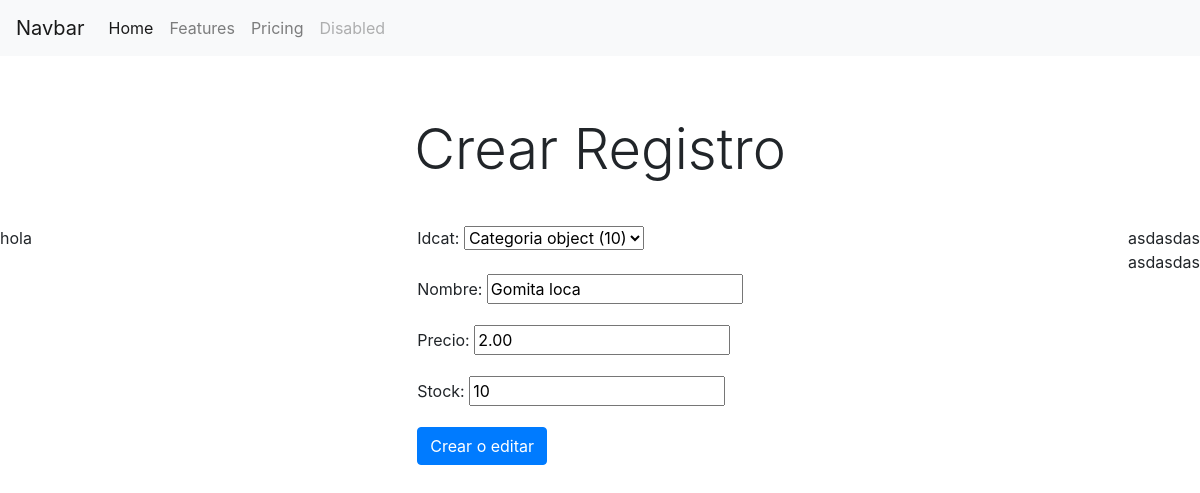
/editar_producto/9, run on the app's committed database.
### creacion/models.py (models this page shows)
class Producto (models.Model):
    idcat = models.ForeignKey(Categoria, null=True, on_delete=models.CASCADE)
    nombre = models.CharField(max_length=100, blank=False)
    precio = models.DecimalField(max_digits=10, decimal_places=2, blank=False)
    stock =  models.IntegerField(blank=False)

### creacion/views.py (the view, shortened to what this page needs)
# urls.py: path('editar_producto/<int:id>', editarProducto, name='editar_producto'),
def editarProducto(request,id):
    producto = Producto.objects.get(id = id)
    if request.method == 'GET':
        form = ProductoForm(instance= producto)
        contexto = {
            'form': form
        }
    return render(request, 'crear_producto.html', contexto)

### creacion/form.py
class ProductoForm(forms.ModelForm):
    class Meta:
        model = Producto
        fields = '__all__'

### templates/crear_producto.html (shortened to what this page needs)
{% extends 'index.html' %}
{% block cuerpo  %}
<nav class="navbar navbar-expand-lg navbar-light bg-light">
  <a class="navbar-brand" href="#">Navbar</a>
  <div class="collapse navbar-collapse" id="navbarNavAltMarkup">
    <div class="navbar-nav">
      <a class="nav-link active" href="#">Home <span class="sr-only">(current)</span></a>
      <a class="nav-link" href="#">Features</a>
      <a class="nav-link" href="#">Pricing</a>
      <a class="nav-link disabled" href="#" tabindex="-1" aria-disabled="true">Disabled</a>
    </div>
  </div>
</nav>
 <form method="post" >
      <div style="height: 60px;"></div>
        <div style="height: 60px;" >
            <div class="text-center display-4" >Crear Registro
            </div>
        </div>
        <div style="height: 50px;"></div>
    <div class="d-flex justify-content-between">
 <div>hola</div>
            <div class="form-group">
                       {{ form.as_p }}
                    <button class="btn btn-primary" type="submit">Crear o editar</button>
  </div>
        <div> asdasdas
            <div class="spinner-border" role="status">
 asdasdas
</div>
        </div>
        </div>
                </form>
{% endblock cuerpo %}

### data on the page
Producto: idcat "Categoria object (10)", nombre "Gomita loca", precio "2.00", stock "10"
